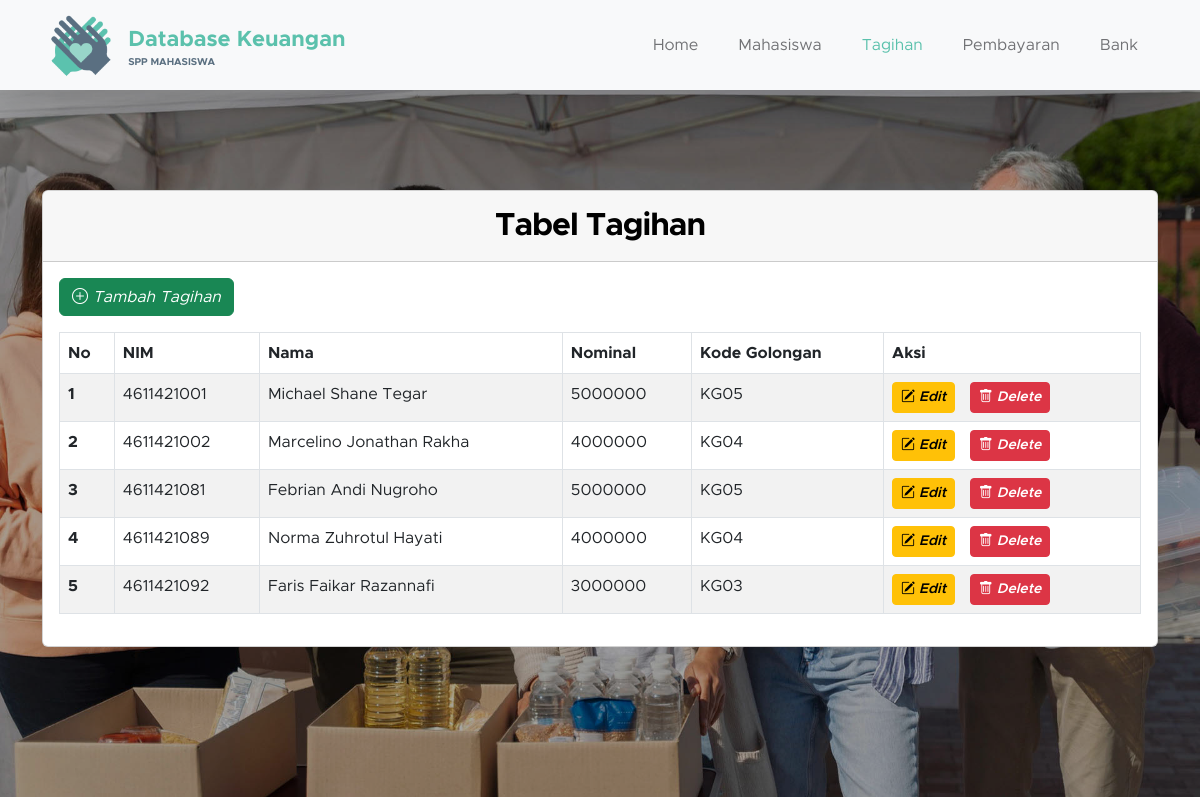
The page /tagihan.php on the database its author committed.
### tables this page shows
CREATE TABLE `tbl_tagihan` (
  `nim` bigint(16) NOT NULL,
  `nominal` int(32) NOT NULL,
  `kode_golongan` varchar(64) NOT NULL
);

CREATE TABLE `tbl_mahasiswa` (
  `id` int(32) NOT NULL,
  `nim` bigint(16) NOT NULL,
  `nama` varchar(64) NOT NULL,
  `prodi` varchar(32) NOT NULL,
  `angkatan` varchar(16) NOT NULL,
  `email` varchar(64) NOT NULL,
  `alamat` varchar(128) NOT NULL
);

### tagihan.php (the view, shortened to what this page needs)
<!doctype html>
<html lang="en">
<head>
    <link href="css/bootstrap.min.css" rel="stylesheet">
    <link href="css/bootstrap-icons.css" rel="stylesheet">
    <link href="css/templatemo-kind-heart-charity.css" rel="stylesheet">
</head>
<body id="section_1">
    <nav class="navbar navbar-expand-lg bg-light shadow-lg">
        <div class="container">
            <a class="navbar-brand" href="home.php">
                <img src="images/logo.png" class="logo img-fluid" alt="Database Keuangan">
                <span>
                    Database Keuangan
                    <small>SPP Mahasiswa</small>
                </span>
            </a>
            <div class="collapse navbar-collapse" id="navbarNav">
                <ul class="navbar-nav ms-auto">
                    <li class="nav-item">
                        <a class="nav-link" href="home.php">Home</a>
                    </li>
                    <li class="nav-item">
                        <a class="nav-link" href="mahasiswa.php">Mahasiswa</a>
                    </li>
                    <li class="nav-item">
                        <a class="nav-link active" href="tagihan.php">Tagihan</a>
                    </li>
                    <li class="nav-item">
                        <a class="nav-link" href="pembayaran.php">Pembayaran</a>
                    </li>
                    <li class="nav-item">
                        <a class="nav-link" href="bank.php">Bank</a>
                    </li>
                </ul>
            </div>
        </div>
    </nav>
    <main>
        <section class="donate-section" style="padding-top: 100px;">
            <div class="container">
                <div class="col-lg-12">
                    <div class="card">
                        <div class="card-header">
                            <h3 class="card-title" align="center" style="margin-top: 8px;"><strong>Tabel Tagihan</strong></h3>
                        </div>
                        <div align="left" style="padding: 1em; padding-bottom: 0;">
                            <a href="src/tagihan/create_tagihan.php" class="btn btn-success" role="button" aria-disabled="true">
                                <i class="bi bi-plus-circle"> Tambah Tagihan</i></a>
                        </div>
                        <div class="card-body">
                            <div class="table-responsive">
                                <table class="table table-bordered table-striped verticle-middle table-responsive-sm">
                                    <thead>
                                        <tr>
                                            <th scope="col">No</th>
                                            <th scope="col">NIM</th>
                                            <th scope="col">Nama</th>
                                            <th scope="col">Nominal</th>
                                            <th scope="col">Kode Golongan</th>
                                            <th scope="col">Aksi</th>
                                        </tr>
                                    </thead>
                                    <tbody>
                                        <?php
                                        require 'connection.php';
                                        $hasil = mysqli_query($koneksi, "SELECT * FROM tbl_tagihan t JOIN tbl_mahasiswa m ON t.nim=m.nim")
                                        ?>
                                        <?php
                                        $no = 1;
                                        while ($data = mysqli_fetch_array($hasil)) {
                                            echo "<tr>";
                                            echo "<th>" . $no . "</th>";
                                            echo "<td>" . $data['nim'] . "</td>";
                                            echo "<td>" . $data['nama'] . "</td>";
                                            echo "<td>" . $data['nominal'] . "</td>";
                                            echo "<td>" . $data['kode_golongan'] . "</td>";
                                            echo "<td>
                                                <a href='src/tagihan/edit_tagihan.php?nim=$data[nim]' class='btn btn-warning btn-sm' style='font-weight: 600; margin-right: 10px;'><i class='bi bi-pencil-square'> Edit</i></a>
                                                <a href='src/tagihan/delete_tagihan.php?nim=$data[nim]' class='btn btn-danger btn-sm' style='font-weight: 600; margin-right: 10px;'><i class='bi bi-trash'> Delete</i></a>
                                                </td>";
                                            echo "</tr>";
                                            $no++;
                                        }
                                        ?>
                                    </tbody>
                                </table>
                            </div>
                        </div>
                    </div>
                </div>
            </div>
        </section>
    </main>
</body>
</html>

### css/templatemo-kind-heart-charity.css (style rules this page uses)
:root { --white-color: #ffffff; --primary-color: #5bc1ac; --secondary-color: #5a6f80; --section-bg-color: #f0f8ff; --site-footer-bg-color: #44525d; --custom-btn-bg-color: #597081; --custom-btn-bg-hover-color: #5bc1ac; --dark-color: #000000; --p-color: #717275; --border-color: #e9eaeb; --body-font-family: 'Metropolis', sans-serif; --h1-font-size: 52px; --h2-font-size: 46px; --h3-font-size: 32px; --h4-font-size: 28px; --h5-font-size: 24px; --h6-font-size: 22px; --p-font-size: 16px; --btn-font-size: 18px; --copyright-font-size: 14px; --border-radius-large: 100px; --border-radius-medium: 20px; --border-radius-small: 10px; --font-weight-light: 300; --font-weight-normal: 400; --font-weight-semibold: 600; --font-weight-bold: 700; }
body { background-color: var(--white-color); font-family: var(--body-font-family); }
h2, h3, h4, h5, h6 { color: var(--dark-color); }
h1, h2, h3, h4, h5, h6 { font-weight: var(--font-weight-semibold); letter-spacing: -1px; }
h3 { font-size: var(--h3-font-size); }
ul li { color: var(--p-color); font-size: var(--p-font-size); font-weight: var(--font-weight-normal); }
a, button { touch-action: manipulation; transition: all 0.3s; }
a { color: var(--p-color); text-decoration: none; }
b, strong { font-weight: var(--font-weight-bold); }
.section-overlay + .container { position: relative; }
.navbar { background: var(--white-color); z-index: 9; padding-top: 0; padding-bottom: 0; }
.navbar-brand { color: var(--primary-color); font-size: var(--h6-font-size); font-weight: var(--font-weight-bold); }
.navbar-brand span { display: inline-block; vertical-align: middle; }
.navbar-brand small { color: var(--secondary-color); display: block; font-size: 10px; line-height: normal; text-transform: uppercase; }
.logo { width: 80px; height: auto; }
.navbar-expand-lg .navbar-nav .nav-link { margin-right: 0; margin-left: 0; padding: 20px; }
.navbar-nav .nav-link { display: inline-block; color: var(--p-color); font-size: var(--p-font-size); font-weight: var(--font-weight-medium); position: relative; padding-top: 15px; padding-bottom: 15px; }
.navbar-nav .nav-link.active, .navbar-nav .nav-link:hover { background: transparent; color: var(--primary-color); }
.donate-section { background-image: url('../images/different-people-doing-volunteer-work.jpg'); background-repeat: no-repeat; background-position: center; background-size: cover; position: relative; padding-top: 150px; padding-bottom: 150px; }

### rows shown on the page
tbl_tagihan: tbl_mahasiswa.nim "4611421001", tbl_mahasiswa.nama "Michael Shane Tegar", nominal "5000000", kode_golongan "KG05"
tbl_tagihan: tbl_mahasiswa.nim "4611421002", tbl_mahasiswa.nama "Marcelino Jonathan Rakha", nominal "4000000", kode_golongan "KG04"
tbl_tagihan: tbl_mahasiswa.nim "4611421081", tbl_mahasiswa.nama "Febrian Andi Nugroho", nominal "5000000", kode_golongan "KG05"
tbl_tagihan: tbl_mahasiswa.nim "4611421089", tbl_mahasiswa.nama "Norma Zuhrotul Hayati", nominal "4000000", kode_golongan "KG04"
tbl_tagihan: tbl_mahasiswa.nim "4611421092", tbl_mahasiswa.nama "Faris Faikar Razannafi", nominal "3000000", kode_golongan "KG03"
